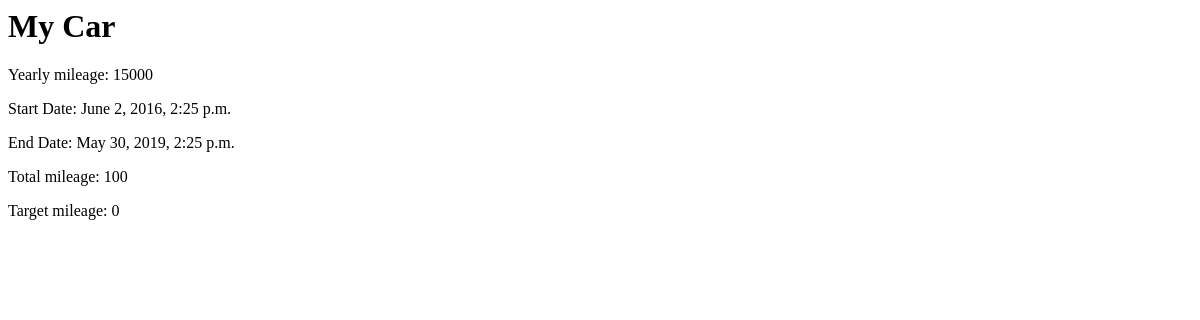
The app's page /odometr/1/, older data.
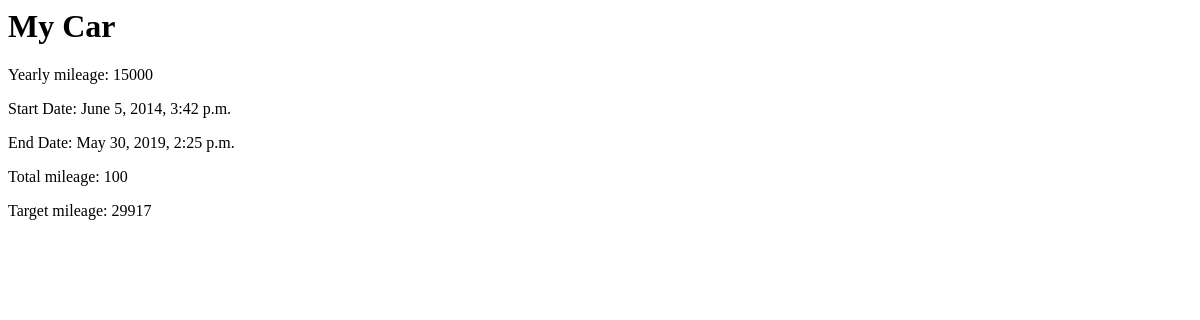
The same page, newer data.
### odometr/models.py (models this page shows, shortened)
class Car(models.Model):
    name = models.CharField(max_length=50)
    initial_mileage = models.PositiveIntegerField()
    start_date = models.DateTimeField('date started')
    yearly_mileage = models.PositiveIntegerField()
    end_date = models.DateTimeField('date ends')

### odometr/views.py (the view)
# urls.py: url(r'^(?P<car_id>[0-9]+)/$', views.car, name='car'),
def car(request, car_id):
    car = get_object_or_404(Car, pk=car_id)
    total_mileage = sum([x.mileage for x in car.checkpoint_set.all()]) + car.initial_mileage
    target_mileage = int(car.initial_mileage + car.yearly_mileage/365.0 * (timezone.now() - car.start_date).days)
    context = {'car' : car, 'total_mileage' : total_mileage, 'target_mileage' : target_mileage}
    return render(request, 'odometr/car.html', context)

### odometr/templates/odometr/car.html
<h1>{{ car.name}}</h1>
<p>Yearly mileage: {{ car.yearly_mileage }}</p>
<p>Start Date: {{ car.start_date }}</p>
<p>End Date: {{ car.end_date }}</p>
<p>Total mileage: {{ total_mileage }}</p>
<p>Target mileage: {{ target_mileage }}</p>

Row changes from the older to the newer data that the page shows:
changed Car "My Car": start_date "June 2, 2016, 2:25 p.m." → "June 5, 2014, 3:42 p.m."
Text that changed along with them:
{{ target_mileage }}: "0" → "29917"
